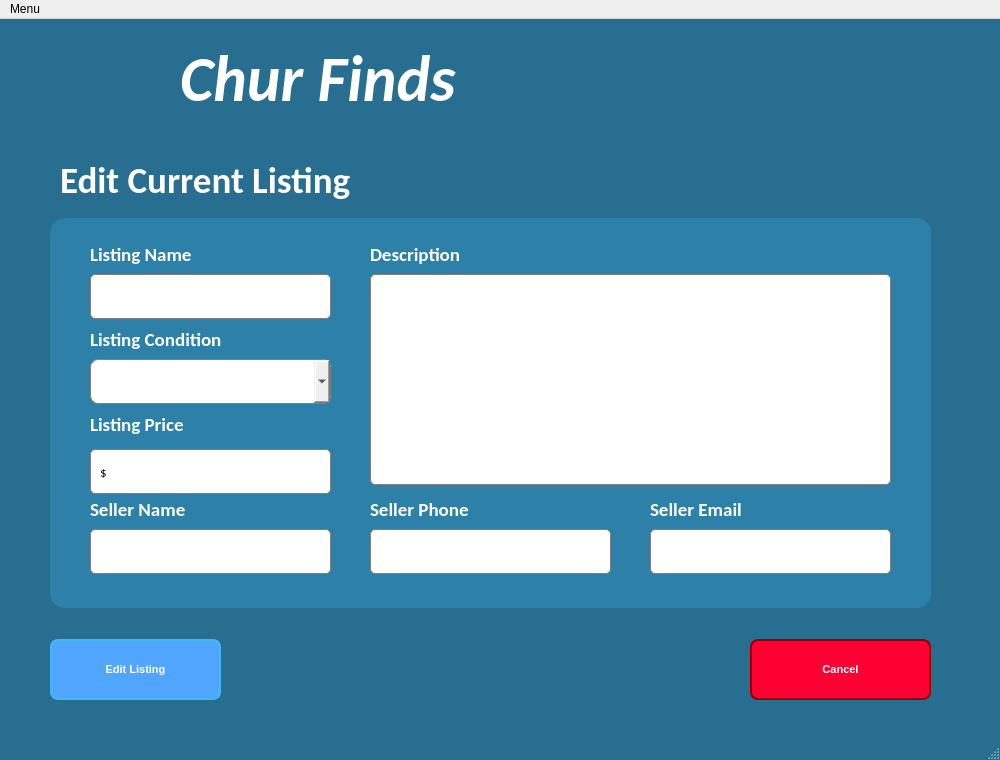
<?xml version="1.0" encoding="UTF-8"?>
<ui version="4.0">
 <class>EditListing</class>
 <widget class="QMainWindow" name="EditListing">
  <property name="geometry">
   <rect>
    <x>0</x>
    <y>0</y>
    <width>1000</width>
    <height>760</height>
   </rect>
  </property>
  <property name="sizePolicy">
   <sizepolicy hsizetype="Minimum" vsizetype="Minimum">
    <horstretch>0</horstretch>
    <verstretch>0</verstretch>
   </sizepolicy>
  </property>
  <property name="windowTitle">
   <string>Edit Current Listing</string>
  </property>
  <property name="windowIcon">
   <iconset>
    <activeon>ChurFindsLogo.png</activeon>
   </iconset>
  </property>
  <property name="styleSheet">
   <string notr="true">QMainWindow {
    background-color: #276E91; /* Replace with your desired blue hex code */
}

QWidget#centralwidget {
    /* Sets the color for the main content area */
    background-color: #276E91; 
}</string>
  </property>
  <widget class="QWidget" name="centralwidget">
   <widget class="QTextEdit" name="ListingNameInput">
    <property name="geometry">
     <rect>
      <x>90</x>
      <y>255</y>
      <width>241</width>
      <height>45</height>
     </rect>
    </property>
    <property name="font">
     <font>
      <family>Calibri Light</family>
      <pointsize>11</pointsize>
     </font>
    </property>
    <property name="styleSheet">
     <string notr="true">border-radius: 5px;
border: 1px solid gray; 
background-color: white;</string>
    </property>
    <property name="frameShadow">
     <enum>QFrame::Raised</enum>
    </property>
   </widget>
   <widget class="QLabel" name="CompanyName">
    <property name="geometry">
     <rect>
      <x>180</x>
      <y>0</y>
      <width>1118</width>
      <height>121</height>
     </rect>
    </property>
    <property name="font">
     <font>
      <family>Calibri</family>
      <pointsize>36</pointsize>
      <weight>75</weight>
      <italic>true</italic>
      <bold>true</bold>
     </font>
    </property>
    <property name="acceptDrops">
     <bool>false</bool>
    </property>
    <property name="autoFillBackground">
     <bool>false</bool>
    </property>
    <property name="styleSheet">
     <string notr="true">QLabel {
    color: #FFFFFF; /* Sets the text color to the bright logo blue */
    font-size: 36pt; /* You can also change size here */
}</string>
    </property>
    <property name="frameShadow">
     <enum>QFrame::Plain</enum>
    </property>
    <property name="text">
     <string>&lt;html&gt;&lt;head/&gt;&lt;body&gt;&lt;p&gt;&lt;span style=&quot; font-size:48pt;&quot;&gt;Chur Finds&lt;/span&gt;&lt;/p&gt;&lt;/body&gt;&lt;/html&gt;</string>
    </property>
    <property name="scaledContents">
     <bool>true</bool>
    </property>
    <property name="alignment">
     <set>Qt::AlignLeading|Qt::AlignLeft|Qt::AlignVCenter</set>
    </property>
    <property name="wordWrap">
     <bool>true</bool>
    </property>
   </widget>
   <widget class="QLabel" name="FormTitle">
    <property name="geometry">
     <rect>
      <x>60</x>
      <y>110</y>
      <width>691</width>
      <height>101</height>
     </rect>
    </property>
    <property name="font">
     <font>
      <family>Calibri</family>
      <pointsize>28</pointsize>
      <weight>75</weight>
      <bold>true</bold>
     </font>
    </property>
    <property name="styleSheet">
     <string notr="true">color: rgb(255, 255, 255);</string>
    </property>
    <property name="text">
     <string>Edit Current Listing</string>
    </property>
   </widget>
   <widget class="QPushButton" name="EditListingButton">
    <property name="geometry">
     <rect>
      <x>50</x>
      <y>620</y>
      <width>171</width>
      <height>61</height>
     </rect>
    </property>
    <property name="sizePolicy">
     <sizepolicy hsizetype="Expanding" vsizetype="Expanding">
      <horstretch>0</horstretch>
      <verstretch>0</verstretch>
     </sizepolicy>
    </property>
    <property name="font">
     <font>
      <pointsize>8</pointsize>
      <weight>75</weight>
      <bold>true</bold>
     </font>
    </property>
    <property name="cursor">
     <cursorShape>PointingHandCursor</cursorShape>
    </property>
    <property name="autoFillBackground">
     <bool>false</bool>
    </property>
    <property name="styleSheet">
     <string notr="true">QPushButton#EditListingButton:hover {
background-color: #276E91;
}

QPushButton#EditListingButton {
/* Keeping Search Button style the same as before for contrast */
background-color: rgb(80, 165, 255);
color: white;
border-radius: 8px;
padding: 10px 15px;
border: 2px solid #41B8F2;
font-weight: bold;
font-size: 8pt;
}</string>
    </property>
    <property name="text">
     <string>Edit Listing</string>
    </property>
    <property name="iconSize">
     <size>
      <width>20</width>
      <height>14</height>
     </size>
    </property>
   </widget>
   <widget class="QLabel" name="listingDescriptionLabel">
    <property name="geometry">
     <rect>
      <x>370</x>
      <y>210</y>
      <width>161</width>
      <height>51</height>
     </rect>
    </property>
    <property name="font">
     <font>
      <family>Calibri</family>
      <pointsize>14</pointsize>
      <weight>75</weight>
      <bold>true</bold>
     </font>
    </property>
    <property name="styleSheet">
     <string notr="true">color: rgb(255, 255, 255);</string>
    </property>
    <property name="text">
     <string>Description</string>
    </property>
   </widget>
   <widget class="QLabel" name="listingSNameLabel">
    <property name="geometry">
     <rect>
      <x>90</x>
      <y>465</y>
      <width>300</width>
      <height>51</height>
     </rect>
    </property>
    <property name="font">
     <font>
      <family>Calibri</family>
      <pointsize>14</pointsize>
      <weight>75</weight>
      <bold>true</bold>
     </font>
    </property>
    <property name="styleSheet">
     <string notr="true">color: rgb(255, 255, 255);</string>
    </property>
    <property name="text">
     <string>Seller Name</string>
    </property>
   </widget>
   <widget class="QLabel" name="listingNameLabel">
    <property name="geometry">
     <rect>
      <x>90</x>
      <y>210</y>
      <width>300</width>
      <height>51</height>
     </rect>
    </property>
    <property name="font">
     <font>
      <family>Calibri</family>
      <pointsize>14</pointsize>
      <weight>75</weight>
      <bold>true</bold>
     </font>
    </property>
    <property name="styleSheet">
     <string notr="true">color: rgb(255, 255, 255);</string>
    </property>
    <property name="text">
     <string>Listing Name</string>
    </property>
   </widget>
   <widget class="QLabel" name="listingSPhoneLabel">
    <property name="geometry">
     <rect>
      <x>370</x>
      <y>465</y>
      <width>300</width>
      <height>51</height>
     </rect>
    </property>
    <property name="font">
     <font>
      <family>Calibri</family>
      <pointsize>14</pointsize>
      <weight>75</weight>
      <bold>true</bold>
     </font>
    </property>
    <property name="styleSheet">
     <string notr="true">color: rgb(255, 255, 255);</string>
    </property>
    <property name="text">
     <string>Seller Phone</string>
    </property>
   </widget>
   <widget class="QTextEdit" name="ListingSNameInput">
    <property name="geometry">
     <rect>
      <x>90</x>
      <y>510</y>
      <width>241</width>
      <height>45</height>
     </rect>
    </property>
    <property name="font">
     <font>
      <family>Calibri Light</family>
      <pointsize>11</pointsize>
     </font>
    </property>
    <property name="styleSheet">
     <string notr="true">border-radius: 5px;
border: 1px solid gray; 
background-color: white;</string>
    </property>
    <property name="frameShadow">
     <enum>QFrame::Raised</enum>
    </property>
   </widget>
   <widget class="QPushButton" name="CancelButton">
    <property name="geometry">
     <rect>
      <x>750</x>
      <y>620</y>
      <width>181</width>
      <height>61</height>
     </rect>
    </property>
    <property name="sizePolicy">
     <sizepolicy hsizetype="Expanding" vsizetype="Expanding">
      <horstretch>0</horstretch>
      <verstretch>0</verstretch>
     </sizepolicy>
    </property>
    <property name="font">
     <font>
      <pointsize>8</pointsize>
      <weight>75</weight>
      <bold>true</bold>
     </font>
    </property>
    <property name="cursor">
     <cursorShape>PointingHandCursor</cursorShape>
    </property>
    <property name="autoFillBackground">
     <bool>false</bool>
    </property>
    <property name="styleSheet">
     <string notr="true">QPushButton#CancelButton {
/* Keeping Search Button style the same as before for contrast */
background-color: #FF0033;
color: white;
border-radius: 8px;
padding: 10px 15px;
border: 2px solid #C20027;
font-weight: bold;
font-size: 8pt;
}

QPushButton#CancelButton:hover {
background-color: #C20027;
}

QPushButton#CancelButton {
/* Keeping Search Button style the same as before for contrast */
background-color: #FF0033;
color: white;
border-radius: 8px;
padding: 10px 15px;
border: 2px solid rgb(149, 0, 0);
font-weight: bold;
font-size: 8pt;
}
</string>
    </property>
    <property name="text">
     <string>Cancel</string>
    </property>
    <property name="iconSize">
     <size>
      <width>20</width>
      <height>14</height>
     </size>
    </property>
   </widget>
   <widget class="QTextEdit" name="ListingSEmailInput">
    <property name="geometry">
     <rect>
      <x>650</x>
      <y>510</y>
      <width>241</width>
      <height>45</height>
     </rect>
    </property>
    <property name="font">
     <font>
      <family>Calibri Light</family>
      <pointsize>11</pointsize>
     </font>
    </property>
    <property name="styleSheet">
     <string notr="true">border-radius: 5px;
border: 1px solid gray; 
background-color: white;</string>
    </property>
    <property name="frameShadow">
     <enum>QFrame::Raised</enum>
    </property>
   </widget>
   <widget class="QLabel" name="listingSEmailLabel">
    <property name="geometry">
     <rect>
      <x>650</x>
      <y>465</y>
      <width>300</width>
      <height>51</height>
     </rect>
    </property>
    <property name="font">
     <font>
      <family>Calibri</family>
      <pointsize>14</pointsize>
      <weight>75</weight>
      <bold>true</bold>
     </font>
    </property>
    <property name="styleSheet">
     <string notr="true">color: rgb(255, 255, 255);</string>
    </property>
    <property name="text">
     <string>Seller Email</string>
    </property>
   </widget>
   <widget class="QComboBox" name="ConditionOptions">
    <property name="geometry">
     <rect>
      <x>90</x>
      <y>340</y>
      <width>241</width>
      <height>45</height>
     </rect>
    </property>
    <property name="font">
     <font>
      <family>Calibri</family>
      <pointsize>9</pointsize>
     </font>
    </property>
    <property name="styleSheet">
     <string notr="true">QComboBox {
    border-radius: 8px;
    border: 1px solid gray;
}

QComboBox QAbstractItemView {
    background-color: white;
    color: white; 
    selection-background-color: #50a5ff;
    selection-color: white; 
    border: 1px solid #385B75;
}

QComboBox QAbstractItemView::item:selected {
    background-color: #50a5ff; 
    color: white;
}
</string>
    </property>
    <property name="currentText">
     <string/>
    </property>
    <property name="maxVisibleItems">
     <number>4</number>
    </property>
    <property name="modelColumn">
     <number>0</number>
    </property>
   </widget>
   <widget class="QLabel" name="CompanyLogo">
    <property name="geometry">
     <rect>
      <x>50</x>
      <y>20</y>
      <width>111</width>
      <height>111</height>
     </rect>
    </property>
    <property name="text">
     <string/>
    </property>
    <property name="pixmap">
     <pixmap>ChurFindsLogo.png</pixmap>
    </property>
    <property name="scaledContents">
     <bool>true</bool>
    </property>
   </widget>
   <widget class="QTextEdit" name="ListingSPhoneInput">
    <property name="geometry">
     <rect>
      <x>370</x>
      <y>510</y>
      <width>241</width>
      <height>45</height>
     </rect>
    </property>
    <property name="font">
     <font>
      <family>Calibri Light</family>
      <pointsize>11</pointsize>
     </font>
    </property>
    <property name="styleSheet">
     <string notr="true">border-radius: 5px;
border: 1px solid gray; 
background-color: white;</string>
    </property>
    <property name="frameShadow">
     <enum>QFrame::Raised</enum>
    </property>
   </widget>
   <widget class="QTextEdit" name="ListingDescInput">
    <property name="geometry">
     <rect>
      <x>370</x>
      <y>255</y>
      <width>521</width>
      <height>211</height>
     </rect>
    </property>
    <property name="font">
     <font>
      <family>Calibri Light</family>
      <pointsize>11</pointsize>
     </font>
    </property>
    <property name="styleSheet">
     <string notr="true">border-radius: 5px;
border: 1px solid gray; 
background-color: white;</string>
    </property>
    <property name="frameShadow">
     <enum>QFrame::Raised</enum>
    </property>
   </widget>
   <widget class="QListWidget" name="listWidget">
    <property name="geometry">
     <rect>
      <x>50</x>
      <y>199</y>
      <width>881</width>
      <height>390</height>
     </rect>
    </property>
    <property name="sizePolicy">
     <sizepolicy hsizetype="Preferred" vsizetype="Expanding">
      <horstretch>0</horstretch>
      <verstretch>0</verstretch>
     </sizepolicy>
    </property>
    <property name="font">
     <font>
      <pointsize>10</pointsize>
     </font>
    </property>
    <property name="styleSheet">
     <string notr="true">QListWidget {
        border-radius: 15px;
        border: 1px solid #rgb(39, 110, 144); /* Silver/light gray border */
        background-color: rgb(45, 128, 167);
        padding: 5px;
}</string>
    </property>
   </widget>
   <widget class="QLabel" name="listingConditionLabel">
    <property name="geometry">
     <rect>
      <x>90</x>
      <y>295</y>
      <width>300</width>
      <height>51</height>
     </rect>
    </property>
    <property name="font">
     <font>
      <family>Calibri</family>
      <pointsize>14</pointsize>
      <weight>75</weight>
      <bold>true</bold>
     </font>
    </property>
    <property name="styleSheet">
     <string notr="true">color: rgb(255, 255, 255);</string>
    </property>
    <property name="text">
     <string>Listing Condition</string>
    </property>
   </widget>
   <widget class="QLabel" name="listingPriceLabel">
    <property name="geometry">
     <rect>
      <x>90</x>
      <y>380</y>
      <width>300</width>
      <height>51</height>
     </rect>
    </property>
    <property name="font">
     <font>
      <family>Calibri</family>
      <pointsize>14</pointsize>
      <weight>75</weight>
      <bold>true</bold>
     </font>
    </property>
    <property name="styleSheet">
     <string notr="true">color: rgb(255, 255, 255);</string>
    </property>
    <property name="text">
     <string>Listing Price</string>
    </property>
   </widget>
   <widget class="QTextEdit" name="ListingPriceInput">
    <property name="geometry">
     <rect>
      <x>129</x>
      <y>433</y>
      <width>201</width>
      <height>40</height>
     </rect>
    </property>
    <property name="font">
     <font>
      <family>Calibri Light</family>
      <pointsize>11</pointsize>
     </font>
    </property>
    <property name="styleSheet">
     <string notr="true">border-radius: 5px;
border: 0px solid white; 
background-color: white;</string>
    </property>
    <property name="frameShadow">
     <enum>QFrame::Raised</enum>
    </property>
   </widget>
   <widget class="QLabel" name="DollarSign">
    <property name="geometry">
     <rect>
      <x>100</x>
      <y>428</y>
      <width>16</width>
      <height>50</height>
     </rect>
    </property>
    <property name="font">
     <font>
      <family>Calibri</family>
      <pointsize>10</pointsize>
      <weight>50</weight>
      <bold>false</bold>
     </font>
    </property>
    <property name="styleSheet">
     <string notr="true">color: rgb(0, 0, 0);</string>
    </property>
    <property name="text">
     <string>$</string>
    </property>
   </widget>
   <widget class="QFrame" name="frame">
    <property name="geometry">
     <rect>
      <x>90</x>
      <y>430</y>
      <width>241</width>
      <height>45</height>
     </rect>
    </property>
    <property name="autoFillBackground">
     <bool>false</bool>
    </property>
    <property name="styleSheet">
     <string notr="true">border-radius: 5px;
border: 1px solid gray; 
background-color: white;</string>
    </property>
    <property name="frameShape">
     <enum>QFrame::StyledPanel</enum>
    </property>
    <property name="frameShadow">
     <enum>QFrame::Raised</enum>
    </property>
   </widget>
   <zorder>listWidget</zorder>
   <zorder>ListingNameInput</zorder>
   <zorder>CompanyName</zorder>
   <zorder>FormTitle</zorder>
   <zorder>EditListingButton</zorder>
   <zorder>listingDescriptionLabel</zorder>
   <zorder>listingSNameLabel</zorder>
   <zorder>listingNameLabel</zorder>
   <zorder>listingSPhoneLabel</zorder>
   <zorder>ListingSNameInput</zorder>
   <zorder>CancelButton</zorder>
   <zorder>ListingSEmailInput</zorder>
   <zorder>listingSEmailLabel</zorder>
   <zorder>ConditionOptions</zorder>
   <zorder>CompanyLogo</zorder>
   <zorder>ListingSPhoneInput</zorder>
   <zorder>ListingDescInput</zorder>
   <zorder>listingConditionLabel</zorder>
   <zorder>listingPriceLabel</zorder>
   <zorder>frame</zorder>
   <zorder>DollarSign</zorder>
   <zorder>ListingPriceInput</zorder>
  </widget>
  <widget class="QMenuBar" name="menubar">
   <property name="geometry">
    <rect>
     <x>0</x>
     <y>0</y>
     <width>1000</width>
     <height>21</height>
    </rect>
   </property>
   <widget class="QMenu" name="menuMenu">
    <property name="title">
     <string>Menu</string>
    </property>
   </widget>
   <addaction name="menuMenu"/>
  </widget>
  <widget class="QStatusBar" name="statusbar"/>
 </widget>
 <resources/>
 <connections/>
</ui>
